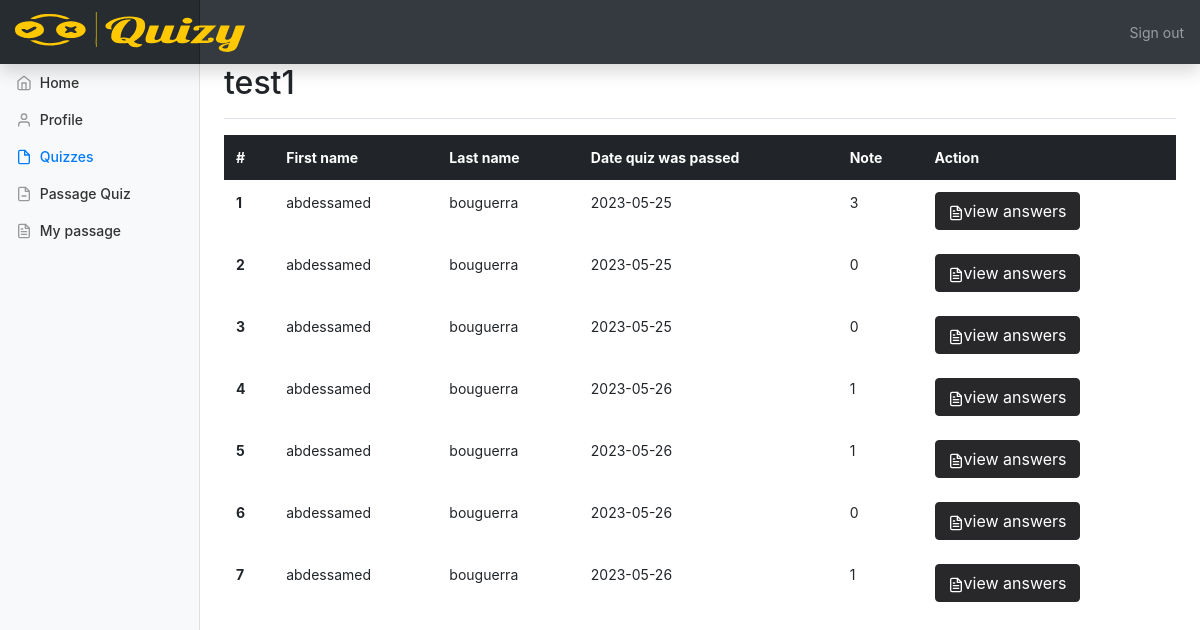
The page /includes/view_result.php?idQ=14 (signed in) on the database its author committed.
### tables this page shows
CREATE TABLE `quiz` (
  `id_quiz` int(11) NOT NULL,
  `id_user` int(11) DEFAULT NULL,
  `title_quiz` varchar(255) DEFAULT NULL,
  `situation_quiz` int(11) DEFAULT NULL,
  `url_quiz` varchar(255) DEFAULT NULL,
  `quiz_duration` time DEFAULT NULL,
  `quiz_description` text DEFAULT NULL,
  `image` varchar(255) DEFAULT NULL
);

CREATE TABLE `pass_quiz` (
  `id_pass` int(11) NOT NULL,
  `id_user` int(11) DEFAULT NULL,
  `id_quiz` int(11) DEFAULT NULL,
  `date` date DEFAULT NULL,
  `note` int(11) DEFAULT NULL
);

CREATE TABLE `users` (
  `id_user` int(11) NOT NULL,
  `first_name` varchar(255) DEFAULT NULL,
  `last_name` varchar(255) DEFAULT NULL,
  `email` varchar(255) DEFAULT NULL,
  `mp` varchar(255) DEFAULT NULL,
  `role_admin` int(11) DEFAULT NULL
);

### includes/functions.php (called while the page is built, shortened)
<?php
function connect(){
$servername="localhost";
$DBuser ="root";
$DBpassword ="";
$DBname="pfe";
try {
    $conn = new PDO("mysql:host=$servername;dbname=$DBname", $DBuser, $DBpassword);
    $conn->setAttribute(PDO::ATTR_ERRMODE, PDO::ERRMODE_EXCEPTION);
  } catch(PDOException $e) {
    echo "Connection failed: " . $e->getMessage();
  }
  return $conn;
}
function getTitleQuiz($id){
  $conn = connect();
  $requette ="SELECT * FROM quiz WHERE id_quiz='$id'";
  $resultat =$conn->query($requette);
  $Quiz=$resultat->fetch();
  $titleQ=$Quiz['title_quiz'];
  return $titleQ;
}
?>

### includes/view_result_functions.php (called while the page is built)
<?php
include '../includes/functions.php';
function getPassQuizById($idQ)
{
    return connect()->query("SELECT * FROM pass_quiz WHERE id_quiz = $idQ")->fetchAll();
}
function getNameUsersPassQuiz($id_U)
{
    return connect()->query("SELECT first_name, last_name FROM users WHERE id_user = $id_U")->fetch();
}
?>

### includes/view_result.php (the view, shortened to what this page needs)
<?php
$idQ = $_GET['idQ'];
include '../includes/view_result_functions.php';
$passagesQuiz = getPassQuizById($idQ);
$titleQ = getTitleQuiz($idQ);
?>
<!doctype html>
<html lang="en">
<head>
	<link href="../css/bootstrap.min.css" rel="stylesheet">
	<link href="../css/dashboard.css" rel="stylesheet">
</head>
<body>
	<?php include '../includes/NavbarOfContent.php'; ?>
	<div class="container-fluid">
		<div class="row">
			<?php
			 include '../includes/sidebar.php';
			 ?>
			<main role="main" class="col-md-9 ml-sm-auto col-lg-10 px-4">
				<div class="d-flex justify-content-between flex-wrap flex-md-nowrap align-items-center pt-3 pb-2 mb-3 border-bottom">
					<h1 class="h2"><?php echo $titleQ;?></h1>
				</div>
				<div>
					<table class="table table-borderless">
						<thead class="table-dark ">
							<tr>
								<th scope="col">#</th>
								<th scope="col">First name</th>
								<th scope="col">Last name</th>
								<th scope="col">Date quiz was passed</th>
								<th scope="col">Note</th>
								<th scope="col">Action</th>
							</tr>
						</thead>
						<tbody>
							<?php
							$i = 0;
							foreach ($passagesQuiz as $passageQuiz) {
								$i++;
								$full_name=getNameUsersPassQuiz($passageQuiz['id_user']);
								?>
                              <tr>
                                <th scope="row"><?php echo $i ?></th>
                                <td><?php echo $full_name['first_name'] ?></td>
                                <td><?php echo $full_name['last_name'] ?></td>
                                <td><?php echo $passageQuiz['date'] ?></td>
								<td><?php echo $passageQuiz['note'] ?></td>
                                <td>
                                    <a class="btn btn-danger text-white" style="background-color: #28282B; border-color: #28282B; " href="../includes/ViewAnswersUser.php?id_Quiz=<?php echo$idQ?>&id_user=<?php echo$passageQuiz['id_user']?>&id_passQuiz=<?php echo$passageQuiz['id_pass']?>&activeMarke=quizs"><span class="text-white" data-feather="file-text"></span>view answers</a>
                                </td>
                              </tr>
                              <?php
							}
							?>
						</tbody>
					</table>
				</div>
			</main>
		</div>
	</div>
</body>
</html>

### css/dashboard.css (style rules this page uses)
body { font-size: .875rem; }
.feather { width: 16px; height: 16px; vertical-align: text-bottom; }
[role="main"] { padding-top: 48px; }

### rows shown on the page
quiz: title_quiz "test1"
pass_quiz: id_user.first_name "abdessamed", id_user.last_name "bouguerra", date "2023-05-25", note "3"
pass_quiz: id_user.first_name "abdessamed", id_user.last_name "bouguerra", date "2023-05-25", note "0"
pass_quiz: id_user.first_name "abdessamed", id_user.last_name "bouguerra", date "2023-05-25", note "0"
pass_quiz: id_user.first_name "abdessamed", id_user.last_name "bouguerra", date "2023-05-26", note "1"
pass_quiz: id_user.first_name "abdessamed", id_user.last_name "bouguerra", date "2023-05-26", note "1"
pass_quiz: id_user.first_name "abdessamed", id_user.last_name "bouguerra", date "2023-05-26", note "0"
pass_quiz: id_user.first_name "abdessamed", id_user.last_name "bouguerra", date "2023-05-26", note "1"
